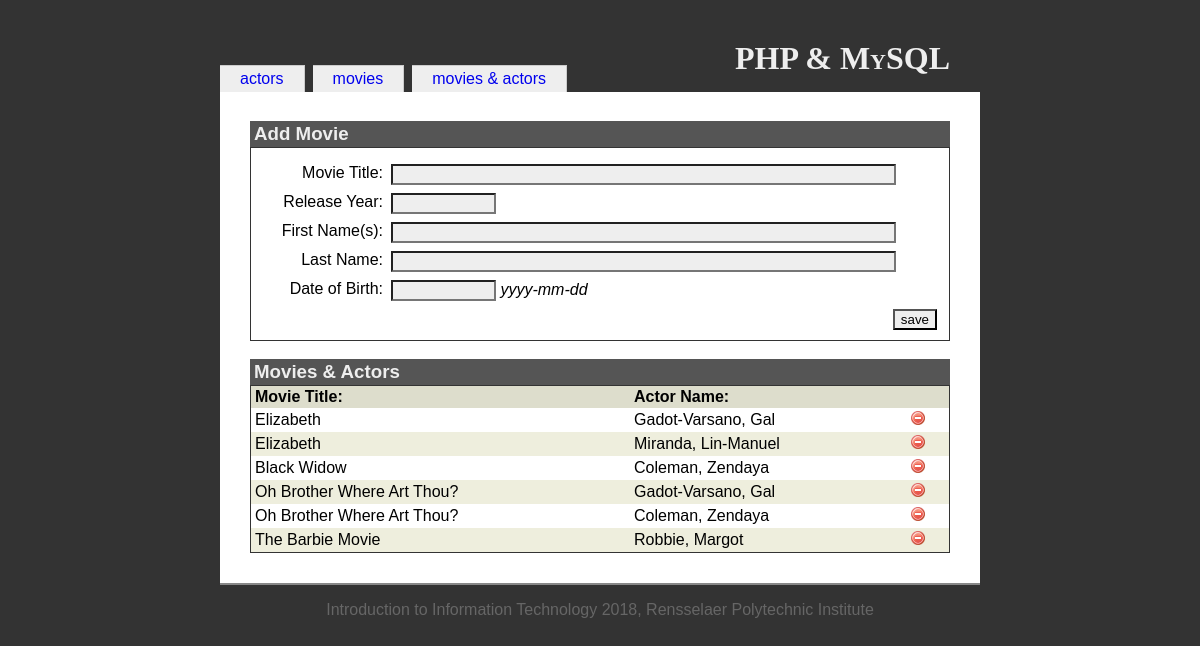
The app's page /relationship.php with its own data.
### tables this page shows
CREATE TABLE `movies` (
  `movieid` int(10) UNSIGNED NOT NULL,
  `title` varchar(100) NOT NULL,
  `year` char(4) DEFAULT NULL
);

CREATE TABLE `actors` (
  `actorid` int(10) UNSIGNED NOT NULL,
  `first_names` varchar(100) NOT NULL,
  `last_name` varchar(100) NOT NULL,
  `dob` char(10) DEFAULT NULL
);

### relationship.php (the view, shortened to what this page needs)
<?php
  include('includes/init.inc.php');
  include('includes/functions.inc.php');
?>
<?php
  include('includes/head.inc.php');
?>
<h1>PHP &amp; MySQL</h1>
<?php include('includes/menubody.inc.php'); ?>
<?php
  $dbOk = false;
  @ $db = new mysqli('localhost', 'zhengm4', 'zhengm4', 'iit');
  if ($db->connect_error) {
    echo '<div class="messages">Could not connect to the database. Error: ';
    echo $db->connect_errno . ' - ' . $db->connect_error . '</div>';
  } else {
    $dbOk = true;
  }
  $havePost = isset($_POST["save"]);
  $errors = '';
?>
<h3>Add Movie</h3>
<form id="addForm" name="addForm" action="relationship.php" method="post" onsubmit="return validate(this);">
  <fieldset>
    <div class="formData">
      <label class="field" for="title">Movie Title:</label>
      <div class="value"><input type="text" size="60" value="<?php if($havePost && $errors != '') { echo $title; } ?>" name="title" id="title"/></div>
      <label class="field" for="year">Release Year:</label>
      <div class="value"><input type="text" size="10" maxlength="10" value="<?php if($havePost && $errors != '') { echo $year; } ?>" name="year" id="year"/></div>
      <label class="field" for="firstNames">First Name(s):</label>
      <div class="value"><input type="text" size="60" value="<?php if($havePost && $errors != '') { echo $firstNames; } ?>" name="firstNames" id="firstNames"/></div>
      <label class="field" for="lastName">Last Name:</label>
      <div class="value"><input type="text" size="60" value="<?php if($havePost && $errors != '') { echo $lastName; } ?>" name="lastName" id="lastName"/></div>
      <label class="field" for="dob">Date of Birth:</label>
      <div class="value"><input type="text" size="10" maxlength="10" value="<?php if($havePost && $errors != '') { echo $dob; } ?>" name="dob" id="dob"/> <em>yyyy-mm-dd</em></div>
      <input type="submit" value="save" id="save" name="save"/>
    </div>
  </fieldset>
</form>
<h3>Movies & Actors</h3>
<table id="actorTable">
<?php
  if ($dbOk) {
    $query = 'SELECT movies.title, actors.last_name, actors.first_names
                FROM movies, actors, movie_actor
                WHERE movie_actor.movieid = movies.movieid
                    AND movie_actor.actorid = actors.actorid;';
    $result = $db->query($query);
    $numRecords = $result->num_rows;
    echo '<tr><th>Movie Title:</th><th>Actor Name:</th><th></th></tr>';
    for ($i=0; $i < $numRecords; $i++) {
      $record = $result->fetch_assoc();
      if ($i % 2 == 0) {
        echo "\n".'<tr id="relationship-' . $record['id'] . '"><td>';
      } else {
        echo "\n".'<tr class="odd" id="relationship-' . $record['id'] . '"><td>';
      }
      echo htmlspecialchars($record['title']);
      echo '</td><td>';
      echo htmlspecialchars($record['last_name']) . ', ';
      echo htmlspecialchars($record['first_names']);
      echo '</td><td>';
      echo '<img src="resources/delete.png" class="delete deleteRelationship" width="16" height="16" alt="delete movie"/>';
      echo '</td></tr>';
    }
  }
?>
</table>
<?php include('includes/foot.inc.php');
?>

### resources/iit.css (style rules this page uses)
body { font-family: Georgia, Arial, Helvetica, sans-serif; color: black; background-color: #333; margin: 0; padding: 0; }
h1 { position: relative; top: 20px; text-align: right; margin: 20px 30px 0 0; font-family: Palatino, Times New Roman, Times, serif; font-variant: small-caps; }
fieldset { clear: both; margin: 0; padding-top: 1em; border: 1px solid #333; }
.field { width: 120px; margin: 0 0.5em 0.5em 0; float: left; clear: left; text-align: right; }
.value { margin: 0 0 0.5em 0; }
input { background-color: #eee; color: black; }
#save { float: right; }
h3 { margin: 1em 0 0 0; background-color: #555; color: #eee; padding: 2px 4px; }
table { margin: 0; }
th { text-align: left; padding-right: 1em; }
td { padding-right: 1em; }
#actorTable { width: 100%; border-spacing: 0; border: 1px solid #333; }
#actorTable th { background-color: #ddc; padding: 2px 4px; }
#actorTable td { padding: 2px 4px; }
#actorTable tr.odd td { background-color: #eed; color: black; }
.delete { cursor: pointer; }

### records on screen
movies: title "Elizabeth", actors.last_name "Gadot-Varsano", actors.first_names "Gal", actors.last_name "Miranda", actors.first_names "Lin-Manuel"
movies: title "Black Widow", actors.last_name "Coleman", actors.first_names "Zendaya"
movies: title "Oh Brother Where Art Thou?", actors.last_name "Gadot-Varsano", actors.first_names "Gal", actors.last_name "Coleman", actors.first_names "Zendaya"
movies: title "The Barbie Movie", actors.last_name "Robbie", actors.first_names "Margot"

### other values on screen
$value "actors"
$value "movies"
$value "movies & actors"
